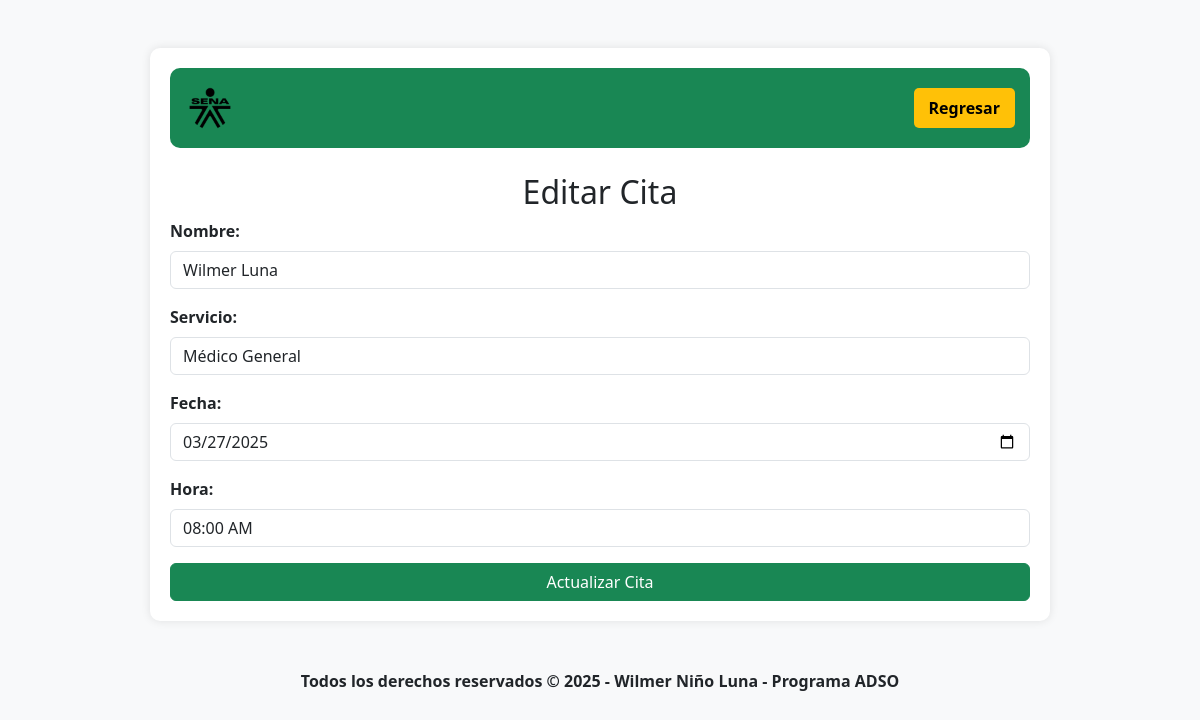
Screenshot of /citas/editar.php?id=43 (signed in) with the database file from the repository.
### tables this page shows
CREATE TABLE `citas` (
  `id` int(11) NOT NULL,
  `usuario_id` int(11) DEFAULT NULL,
  `nombre` varchar(100) DEFAULT NULL,
  `servicio` varchar(255) DEFAULT NULL,
  `fecha` date DEFAULT NULL,
  `hora` time DEFAULT NULL
);

### citas/editar.php (the view, shortened to what this page needs)
<?php
include("conexion.php");
$id = $_GET["id"];
$stmt = $conexion->prepare("SELECT * FROM citas WHERE id = ? AND usuario_id = ?");
$stmt->bind_param("ii", $id, $_SESSION["usuario_id"]);
$stmt->execute();
$result = $stmt->get_result();
$cita = $result->fetch_assoc();
?>
<!DOCTYPE html>
<html lang="es">
<head>
    <link rel="stylesheet" href="https://cdn.jsdelivr.net/npm/bootstrap@5.3.0/dist/css/bootstrap.min.css">
</head>
<body>
<div class="container mt-5">
    <div class="dashboard-container">
        <div class="dashboard-header">
            <img src="img/logo_sena.png" alt="Logo del SENA">
            <a href="dashboard.php" class="btn-regresar">Regresar</a>
        </div>
        <h2 class="text-center" style="margin-top: 25px;">Editar Cita</h2>
        <form action="actualizar_cita.php" method="POST">
            <div class="mb-3">
                <label for="nombre" class="form-label"><strong>Nombre:</label>
                <input type="text" class="form-control" name="nombre" value="<?= htmlspecialchars($cita['nombre']) ?>" required>
            </div>
            <div class="mb-3">
                <label for="servicio" class="form-label">Servicio:</label>
                <select class="form-control" name="servicio" required>
                    <option value="Médico General" <?= ($cita['servicio'] == "Médico General") ? "selected" : "" ?>>Médico General</option>
                </select>
            </div>
            <div class="mb-3">
                <label for="fecha" class="form-label">Fecha:</label>
                <input type="date" class="form-control" name="fecha" value="<?= $cita['fecha'] ?>" required>
            </div>
            <div class="mb-3">
                <label for="hora" class="form-label">Hora:</label>
                <select name="hora" id="hora" class="form-control" required>
                    <?php
                    $horas = [
                        "08:00 AM", "09:00 AM", "10:00 AM", "11:00 AM",
                        "12:00 PM", "01:00 PM", "02:00 PM", "03:00 PM",
                        "04:00 PM", "05:00 PM"
                    ];
                    $hora_original = date("h:i A", strtotime($cita["hora"]));
                    foreach ($horas as $hora) {
                        $selected = ($hora_original == $hora) ? "selected" : "";
                        echo "<option value='$hora' $selected>$hora</option>";
                    }
                    ?>
                </select>
            </div>
            <button type="submit" class="btn btn-success w-100">Actualizar Cita</button>
        </form>
    </div>
</div>
<footer class="text-center mt-5">
    <p>Todos los derechos reservados © 2025 - Wilmer Niño Luna - Programa ADSO</p>
</footer>
</body>
</html>

### citas/editar.php (style rules this page uses)
body { background-color: #f8f9fa; }
.dashboard-container { max-width: 900px; margin: auto; background: white; padding: 20px; border-radius: 10px; box-shadow: 0 0 10px rgba(0, 0, 0, 0.1); }
.dashboard-header { display: flex; justify-content: space-between; align-items: center; background-color: #198754; padding: 15px; border-radius: 10px; }
.dashboard-header img { height: 50px; }
.btn-regresar { background-color: #ffc107; border: none; padding: 8px 15px; border-radius: 5px; color: black; text-decoration: none; font-weight: bold; }

### rows the page displays
citas: nombre "Wilmer Luna", servicio "Médico General", fecha "03/27/2025"

### other values shown
form field hora "08:00 AM"
